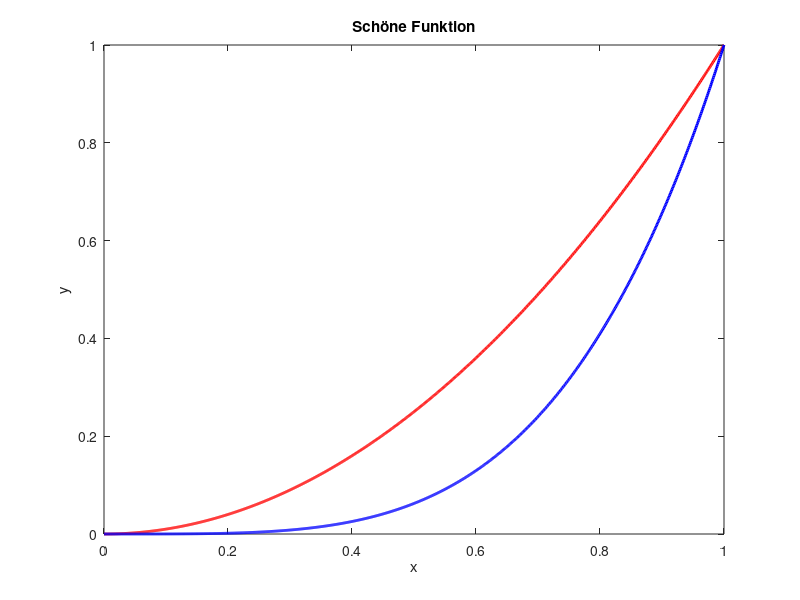
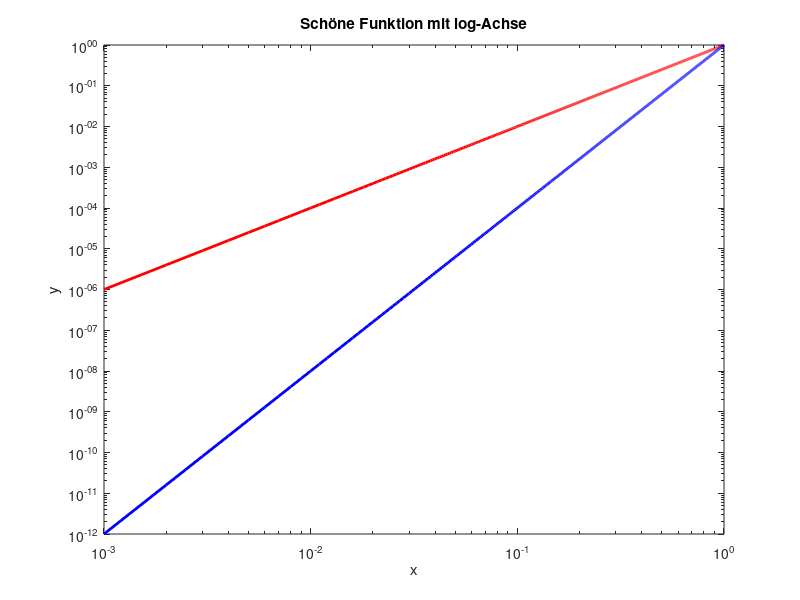

Recreate these plots in MATLAB, in order.
A = [1 2; 3 4]
B = [2 3; 4 5]

A+B
A*B

clc
clear

x_val = 0:0.001:1;

f = @(x) x.^2
g = @(x) x.^4

figure(1)
plot(x_val, f(x_val), 'r-', 'linewidth', 2)
hold on
plot(x_val, g(x_val), 'b-', 'linewidth', 2)
title('Schöne Funktion')
xlabel('x')
ylabel('y')
hold off

figure(2)
loglog(x_val, f(x_val), 'r-', 'linewidth', 2)
hold on
loglog(x_val, g(x_val), 'b-', 'linewidth', 2)
title('Schöne Funktion mit log-Achse')
xlabel('x')
ylabel('y')
hold off